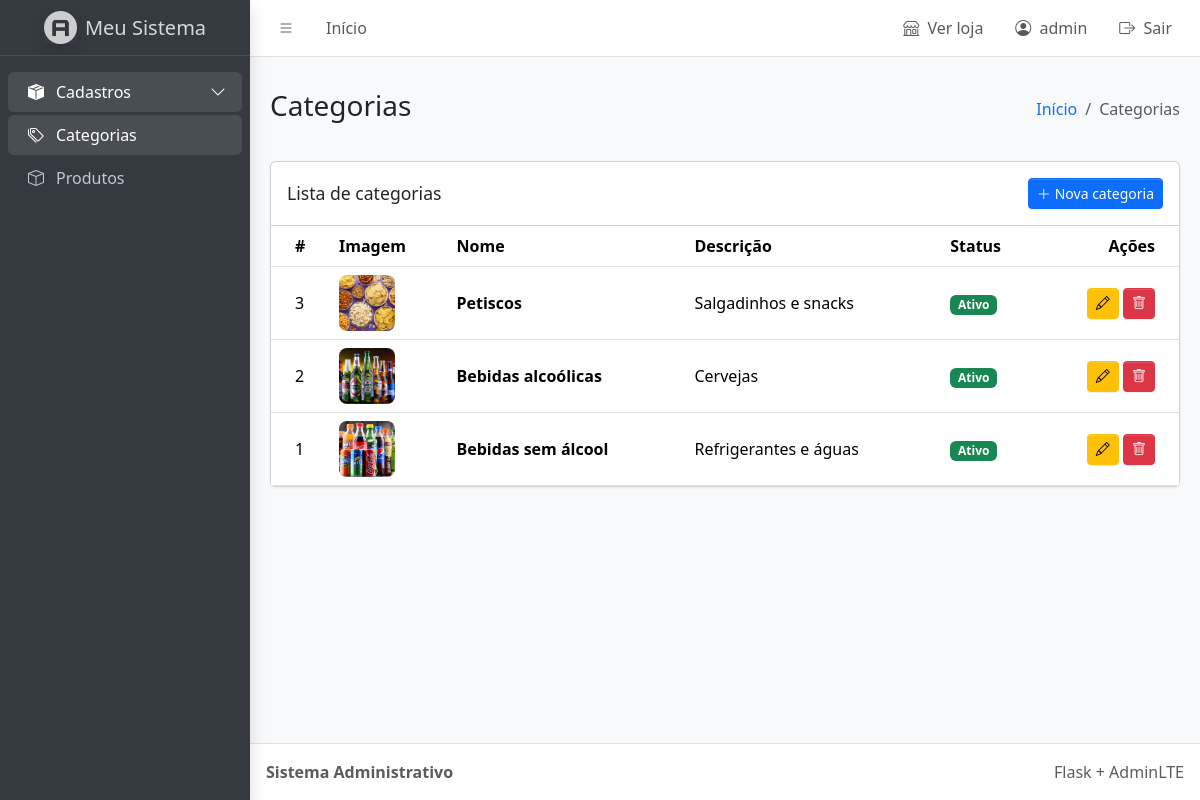
Page /listar_categorias (signed in) on the committed database.
### tables this page shows
CREATE TABLE categoria(
   id integer primary key autoincrement,
   nome varchar(50) not null,
   descricao text, 
   ativo boolean,
   imagem blob,
   img varchar(100)
);

### app.py (the view)
@app.route('/listar_categorias')
def listarCategoria():
    with conexao() as conn:
        categorias = conn.execute('SELECT * FROM categoria ORDER BY id DESC').fetchall()
    return render_template('admin/listar_categoria.html', categorias=categorias)

### app.py (called while the page is built)
def conexao():
    conn = sqlite3.connect(Path(app.root_path) / 'database.db')
    conn.row_factory = sqlite3.Row
    conn.execute('PRAGMA foreign_keys = ON')
    return conn

@app.context_processor
def dados_do_carrinho():
    return {'qtd_carrinho': sum(session.get('carrinho', {}).values())}

@app.before_request
def proteger_rotas():
    endpoint = request.endpoint
    if endpoint is None or endpoint in ENDPOINTS_PUBLICOS:
        return None
    if 'usuario_id' not in session:
        flash('Faça login para continuar.', 'warning')
        return redirect(url_for('login'))
    if endpoint in ('raiz', 'sair') or endpoint.startswith('cliente_'):
        return None
    if session.get('tipo') != 'admin':
        flash('Esta área é restrita ao administrador.', 'danger')
        return redirect(url_for('cliente_inicio'))
    return None

### templates/admin/listar_categoria.html (shortened to what this page needs)
{% extends 'admin/base.html' %}
{% block page_title %}Categorias{% endblock %}
{% block breadcrumb %}Categorias{% endblock %}
{% block content %}
<div class="card">
  <div class="card-header d-flex align-items-center">
    <h3 class="card-title mb-0">Lista de categorias</h3>
    <a href="{{ url_for('cadastrarCategoria') }}" class="btn btn-primary btn-sm ms-auto">
      <i class="bi bi-plus-lg me-1"></i>Nova categoria
    </a>
  </div>
  <div class="card-body p-0">
    <div class="table-responsive">
      <table class="table table-hover align-middle mb-0">
        <thead>
          <tr><th>#</th><th>Imagem</th><th>Nome</th><th>Descrição</th><th>Status</th><th class="text-end">Ações</th></tr>
        </thead>
        <tbody>
        {% for i in categorias %}
          <tr>
            <td>{{ i.id }}</td>
            <td>
              {% if i.img %}
                <img src="{{ url_for('static', filename=i.img) }}" class="table-thumb" alt="{{ i.nome }}">
              {% else %}
                <span class="placeholder-image"><i class="bi bi-image text-secondary"></i></span>
              {% endif %}
            </td>
            <td class="fw-semibold">{{ i.nome }}</td>
            <td>{{ i.descricao or '-' }}</td>
            <td>
              {% if i.ativo|string == 'True' %}<span class="badge text-bg-success">Ativo</span>
              {% else %}<span class="badge text-bg-secondary">Inativo</span>{% endif %}
            </td>
            <td class="text-end text-nowrap">
              <a href="{{ url_for('editarCategoria', id=i.id) }}" class="btn btn-sm btn-warning"><i class="bi bi-pencil"></i></a>
              <a href="{{ url_for('excluirCategoria', id=i.id) }}" class="btn btn-sm btn-danger"><i class="bi bi-trash"></i></a>
            </td>
          </tr>
        {% else %}
          <tr><td colspan="6" class="text-center text-secondary py-4">Nenhuma categoria cadastrada.</td></tr>
        {% endfor %}
        </tbody>
      </table>
    </div>
  </div>
</div>
{% endblock %}

### templates/admin/base.html (style rules this page uses)
.table-thumb { width: 56px; height: 56px; object-fit: cover; border-radius: .5rem; }
.app-content .card { box-shadow: 0 1px 3px rgba(0,0,0,.08); }

### rows in the picture
categoria: id "3", img (picture), nome "Petiscos", descricao "Salgadinhos e snacks", ativo "Ativo"
categoria: id "2", img (picture), nome "Bebidas alcoólicas", descricao "Cervejas", ativo "Ativo"
categoria: id "1", img (picture), nome "Bebidas sem álcool", descricao "Refrigerantes e águas", ativo "Ativo"

### other values in the picture
{{ session.get('usuario_nome', 'Administrador') }} "admin"
